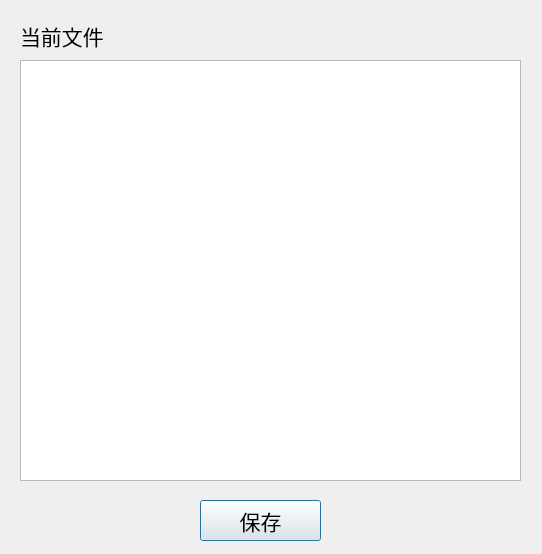
<?xml version="1.0" encoding="UTF-8"?>
<ui version="4.0">
 <class>textedit</class>
 <widget class="QDialog" name="textedit">
  <property name="geometry">
   <rect>
    <x>0</x>
    <y>0</y>
    <width>542</width>
    <height>554</height>
   </rect>
  </property>
  <property name="windowTitle">
   <string>textedit</string>
  </property>
  <widget class="QTextEdit" name="text">
   <property name="geometry">
    <rect>
     <x>20</x>
     <y>60</y>
     <width>501</width>
     <height>421</height>
    </rect>
   </property>
   <property name="font">
    <font>
     <family>宋体</family>
     <pointsize>12</pointsize>
    </font>
   </property>
  </widget>
  <widget class="QLabel" name="filename">
   <property name="geometry">
    <rect>
     <x>20</x>
     <y>20</y>
     <width>501</width>
     <height>31</height>
    </rect>
   </property>
   <property name="font">
    <font>
     <family>宋体</family>
     <pointsize>16</pointsize>
    </font>
   </property>
   <property name="text">
    <string>当前文件</string>
   </property>
  </widget>
  <widget class="QPushButton" name="save">
   <property name="geometry">
    <rect>
     <x>200</x>
     <y>500</y>
     <width>121</width>
     <height>41</height>
    </rect>
   </property>
   <property name="font">
    <font>
     <family>宋体</family>
     <pointsize>16</pointsize>
    </font>
   </property>
   <property name="text">
    <string>保存</string>
   </property>
  </widget>
 </widget>
 <resources/>
 <connections/>
</ui>
